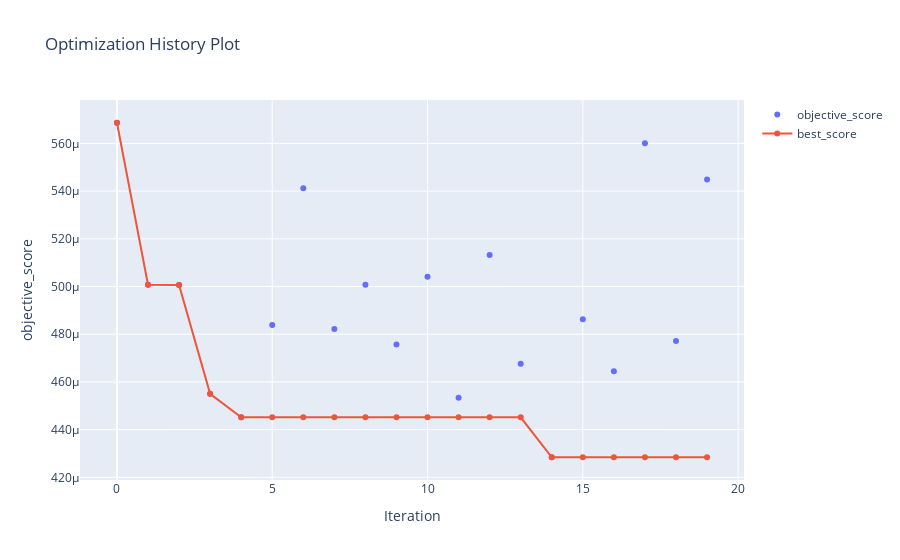

Write notebook code for a chart like this one.
### Code cell
algo_object.plot_history()

### Figure 1 — Plotly figure (JSON) as saved in the notebook; plotly's stock layout.template omitted (floating-point values rounded to 4 significant figures)
{"data": [{"mode": "markers", "name": "objective_score", "type": "scatter", "x": [0, 1, 2, 3, 4, 5, 6, 7, 8, 9, 10, 11, 12, 13, 14, 15, 16, 17, 18, 19], "y": [0.0005687, 0.0005008, 0.0005006, 0.000455, 0.0004452, 0.0004838, 0.0005412, 0.0004822, 0.0005007, 0.0004757, 0.0005041, 0.0004533, 0.0005132, 0.0004677, 0.0004284, 0.0004863, 0.0004644, 0.00056, 0.0004772, 0.0005449]}, {"mode": "lines+markers", "name": "best_score", "type": "scatter", "x": [0, 1, 2, 3, 4, 5, 6, 7, 8, 9, 10, 11, 12, 13, 14, 15, 16, 17, 18, 19], "y": [0.0005687, 0.0005008, 0.0005006, 0.000455, 0.0004452, 0.0004452, 0.0004452, 0.0004452, 0.0004452, 0.0004452, 0.0004452, 0.0004452, 0.0004452, 0.0004452, 0.0004284, 0.0004284, 0.0004284, 0.0004284, 0.0004284, 0.0004284]}], "layout": {"title": {"text": "Optimization History Plot"}, "xaxis": {"title": {"text": "Iteration"}}, "yaxis": {"title": {"text": "objective_score"}}}}
